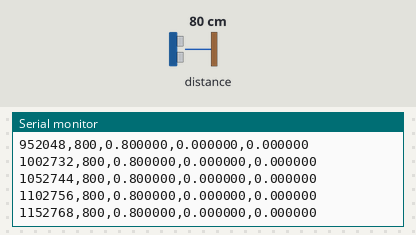
The sketch below on a simulated Arduino Uno, built with avr-gcc and run on an emulated ATmega328P. On the bench: the last lines printed to the serial monitor. Inputs (shaded band) come from the test bench; at power-on: distance to the obstacle 80 cm.

Above: at 1.2 s.
1.3 s: distance to the obstacle set to 2 cm
At 1.3 s:
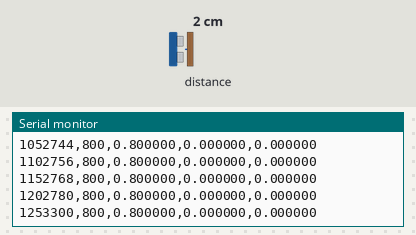
2.8 s: distance to the obstacle set to 4 cm
At 2.8 s:
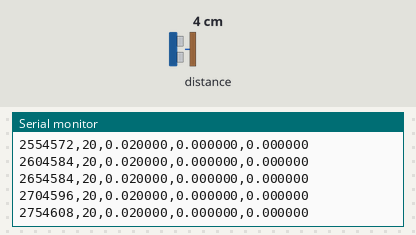
Timing chart, 0 to 5.8 s (numbered marks = the images above; inputs shaded):
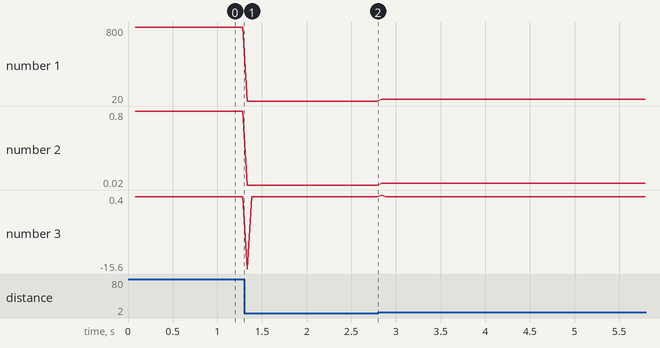

The sketch:

VL53L1X_Kinematics.ino
```cpp
#include <Wire.h>
#include <Adafruit_VL53L1X.h>

#ifndef BB_SAMPLE_INTERVAL_US
#define BB_SAMPLE_INTERVAL_US 50000UL
#endif

Adafruit_VL53L1X tof;
unsigned long last_sample_us = 0;
float previous_x_m = 0.0f;
float previous_v_mps = 0.0f;
bool have_previous = false;

void setup() {
  Serial.begin(115200);
  Wire.begin();
  if (!tof.begin(0x29, &Wire)) while (true) delay(1000);
  if (!tof.startRanging()) while (true) delay(1000);
  tof.setTimingBudget(50);
}

void loop() {
  const unsigned long now = micros();
  const unsigned long elapsed = now - last_sample_us;
  if (elapsed < (unsigned long)BB_SAMPLE_INTERVAL_US) return;
  last_sample_us = now;
  if (!tof.dataReady()) return;

  const int16_t distance_mm = tof.distance();
  tof.clearInterrupt();
  if (distance_mm < 0) return;

  const float x_m = distance_mm * 0.001f;
  const float dt = elapsed * 1.0e-6f;
  float v = 0.0f, a = 0.0f;
  if (have_previous && dt > 0.0f) {
    v = (x_m - previous_x_m) / dt;
    a = (v - previous_v_mps) / dt;
  } else {
    have_previous = true;
  }
  previous_x_m = x_m;
  previous_v_mps = v;

  Serial.print(now); Serial.print(',');
  Serial.print(distance_mm); Serial.print(',');
  Serial.print(x_m, 6); Serial.print(',');
  Serial.print(v, 6); Serial.print(',');
  Serial.println(a, 6);
}
```

Measured:
- plotted number 1: 800 → 20 after the input at 1.3 s
- plotted number 2: 0.8 → 0.02 after the input at 1.3 s
